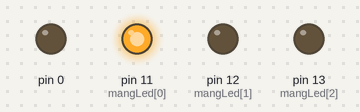
Simulated run of this sketch. Board: Arduino Uno, built with avr-gcc and run on an emulated ATmega328P. Parts: output pins drawn as LEDs (lit = HIGH).

Above: at 0.2 s.
At 0.7 s:
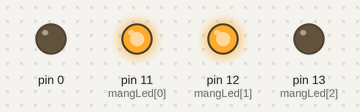
At 1.2 s:
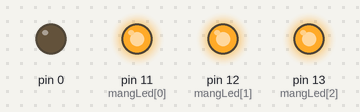
At 2.2 s:
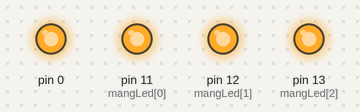
At 3.7 s:
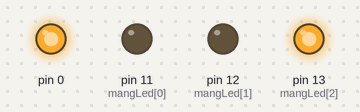
At 5.2 s:
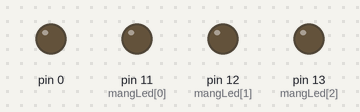
Timing chart, 0 to 7.8 s (numbered marks = the images above):
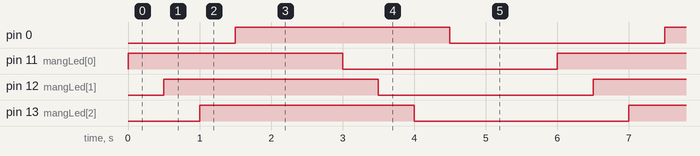

The sketch:

DENNHAPNHAY.ino
```cpp
int mangLed[] = {11,12,13};
void setup() {
  // put your setup code here, to run once:
  for(int i=0;i<sizeof(mangLed);i++){
    pinMode(mangLed[i],OUTPUT);
    }
}

void loop() {
  // put your main code here, to run repeatedly:
  for(int i=0;i<sizeof(mangLed);i++){
      digitalWrite(mangLed[i],HIGH);
      delay(500);
    }
   for(int i=0;i<sizeof(mangLed);i++){
      digitalWrite(mangLed[i],LOW);
      delay(500);
    }
}
```

Measured:
- by itself, pin 0, pin 11 (mangLed[0]), pin 12 (mangLed[1]), pin 13 (mangLed[2]): alternates HIGH for 3.0 s and LOW for 3.0 s
- by itself, everything shown: repeats every 6.0 s, in 8 steps
